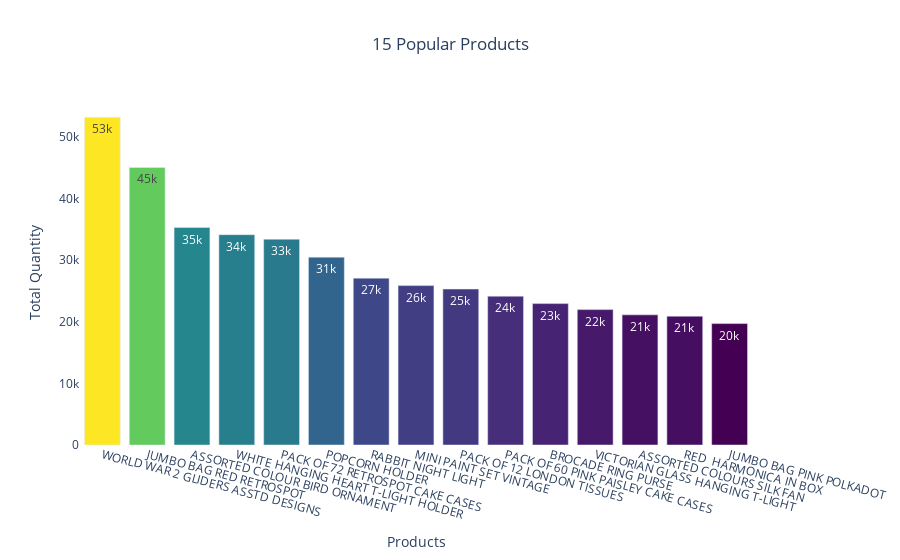

Notebook source saved alongside this figure:
### Code cell
products = df.pivot_table(index="Description", values="Quantity", aggfunc=np.sum).reset_index()
best_selling = products.sort_values('Quantity', ascending=False).head(15)
fig = go.Figure(data=[
    go.Bar(x=best_selling['Description'].astype(str), 
           y=best_selling['Quantity'],
           marker={'color': best_selling['Quantity'],
                   'colorscale': 'viridis'})])
fig.update_traces(texttemplate='%{y:.2s}', textposition='inside')
fig.update_layout(title='15 Popular Products',
                  title_x=0.5,
                  xaxis_title="Products",
                  yaxis_title="Total Quantity",
                  plot_bgcolor='white')
fig.update_xaxes(tickangle=15)
fig.show()

### Figure 1 — Plotly figure (JSON) as saved in the notebook; plotly's stock layout.template omitted (floating-point values rounded to 4 significant figures)
{"data": [{"marker": {"color": [53215, 45066, 35314, 34147, 33409, 30504, 27094, 25880, 25321, 24163, 22960, 21984, 21132, 20912, 19709], "colorscale": [[0, "#440154"], [0.1111, "#482878"], [0.2222, "#3e4989"], [0.3333, "#31688e"], [0.4444, "#26828e"], [0.5556, "#1f9e89"], [0.6667, "#35b779"], [0.7778, "#6ece58"], [0.8889, "#b5de2b"], [1, "#fde725"]]}, "textposition": "inside", "texttemplate": "%{y:.2s}", "type": "bar", "x": ["WORLD WAR 2 GLIDERS ASSTD DESIGNS", "JUMBO BAG RED RETROSPOT", "ASSORTED COLOUR BIRD ORNAMENT", "WHITE HANGING HEART T-LIGHT HOLDER", "PACK OF 72 RETROSPOT CAKE CASES", "POPCORN HOLDER", "RABBIT NIGHT LIGHT", "MINI PAINT SET VINTAGE ", "PACK OF 12 LONDON TISSUES ", "PACK OF 60 PINK PAISLEY CAKE CASES", "BROCADE RING PURSE ", "VICTORIAN GLASS HANGING T-LIGHT", "ASSORTED COLOURS SILK FAN", "RED  HARMONICA IN BOX ", "JUMBO BAG PINK POLKADOT"], "y": [53215, 45066, 35314, 34147, 33409, 30504, 27094, 25880, 25321, 24163, 22960, 21984, 21132, 20912, 19709]}], "layout": {"plot_bgcolor": "white", "title": {"text": "15 Popular Products", "x": 0.5}, "xaxis": {"tickangle": 15, "title": {"text": "Products"}}, "yaxis": {"title": {"text": "Total Quantity"}}}}
